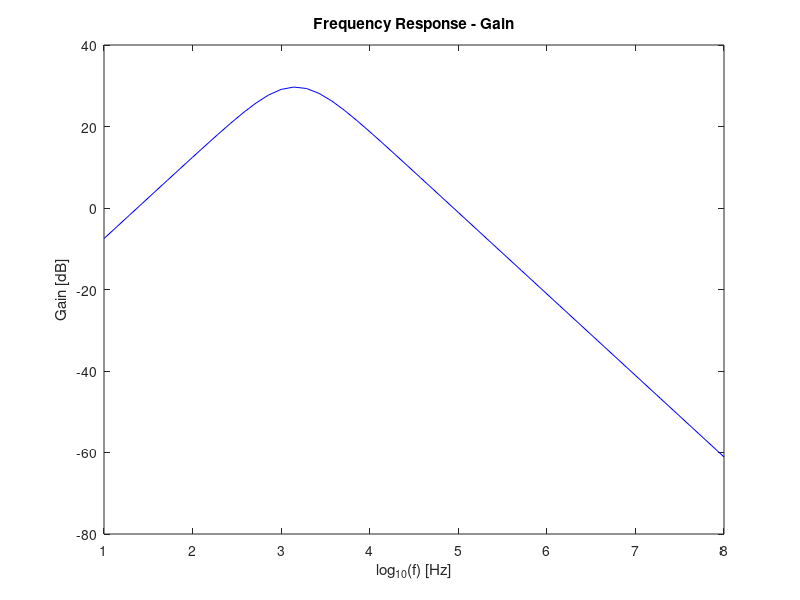

Recreate this plot in MATLAB.
R1 = 500;
R2 = 1e3;
R3 = 300e3;
R4 = 5e3;
C1 = 220e-9;
C2 = 110e-9;


f_low = 1/(2*pi*C1*R1);
f_high = 1/(2*pi*C2*R2);

%CENTRAL FREQUENCY

f_c=sqrt(f_low*f_high)


%CENTRAL FREQUENCY DEVIATION
cfreq_dev = abs(f_c-1000)


%TRANSFER FUNCTION

%T = ((R1*C1*s)/(1+R1*C1*s))*(1+R3/R4)*(1/(1+R2*C2*s));


%INPUT IMPEDANCE (f=f_c)

ZI = R1 + 1/(2*pi*f_c*C1)


%OUTPUT IMPEDANCE (f=f_c)

ZO = 1/(2*pi*f_c*C2+1/R2)


%GAIN (f=f_c)

w=2*pi*f_c;
s=j*w;
T = ((R1*C1*s)/(1+R1*C1*s))*(1+R3/R4)*(1/(1+R2*C2*s));

Av_c = abs(T)


%GAIN (f=1kHz)

w=2*pi*1000;
s=j*w;
T = ((R1*C1*s)/(1+R1*C1*s))*(1+R3/R4)*(1/(1+R2*C2*s));

Av_1 = abs(T)


%GAIN DEVIATION
gain_dev = abs(Av_1-100)
 
 
%GAIN DEVIATION dB
Av_1_db = 20*log10(Av_1)
gain_dev_db = abs(Av_1_db-40)


%FREQUENCY RESPONSE

f=logspace(1,8); %Hz
for i=1:length(f)
w=2*pi*f(i);
s = j*w;

T(i) = ((R1*C1*s)/(1+R1*C1*s))*(1+R3/R4)*(1/(1+R2*C2*s));
Av = abs(T);


end


freq_db = figure ();
plot (log10(f), 20*log10(Av), "b");
xlabel ("log_{10}(f) [Hz]");
ylabel ("Gain [dB]");
title ("Frequency Response - Gain");
print (freq_db, "freq_db.eps", "-depsc");



